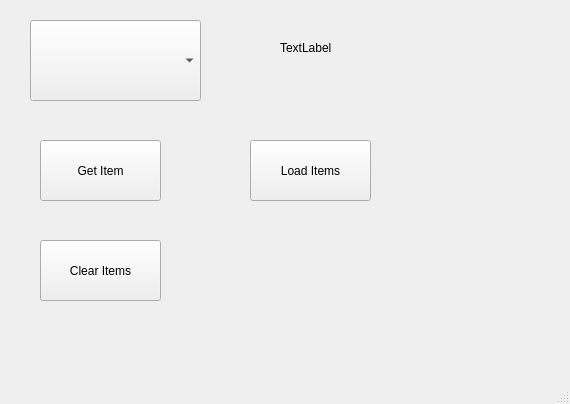
<?xml version="1.0" encoding="UTF-8"?>
<ui version="4.0">
 <class>MainWindow</class>
 <widget class="QMainWindow" name="MainWindow">
  <property name="geometry">
   <rect>
    <x>0</x>
    <y>0</y>
    <width>570</width>
    <height>404</height>
   </rect>
  </property>
  <property name="windowTitle">
   <string>MainWindow</string>
  </property>
  <widget class="QWidget" name="centralwidget">
   <widget class="QComboBox" name="cbcities">
    <property name="geometry">
     <rect>
      <x>30</x>
      <y>20</y>
      <width>171</width>
      <height>81</height>
     </rect>
    </property>
   </widget>
   <widget class="QLabel" name="lblresult">
    <property name="geometry">
     <rect>
      <x>280</x>
      <y>40</y>
      <width>58</width>
      <height>16</height>
     </rect>
    </property>
    <property name="text">
     <string>TextLabel</string>
    </property>
   </widget>
   <widget class="QPushButton" name="btngetitem">
    <property name="geometry">
     <rect>
      <x>40</x>
      <y>140</y>
      <width>121</width>
      <height>61</height>
     </rect>
    </property>
    <property name="text">
     <string>Get Item</string>
    </property>
   </widget>
   <widget class="QPushButton" name="btnloaditems">
    <property name="geometry">
     <rect>
      <x>250</x>
      <y>140</y>
      <width>121</width>
      <height>61</height>
     </rect>
    </property>
    <property name="text">
     <string>Load Items</string>
    </property>
   </widget>
   <widget class="QPushButton" name="btnclearitems">
    <property name="geometry">
     <rect>
      <x>40</x>
      <y>240</y>
      <width>121</width>
      <height>61</height>
     </rect>
    </property>
    <property name="text">
     <string>Clear Items</string>
    </property>
   </widget>
  </widget>
  <widget class="QMenuBar" name="menubar">
   <property name="geometry">
    <rect>
     <x>0</x>
     <y>0</y>
     <width>570</width>
     <height>24</height>
    </rect>
   </property>
  </widget>
  <widget class="QStatusBar" name="statusbar"/>
 </widget>
 <resources/>
 <connections/>
</ui>
